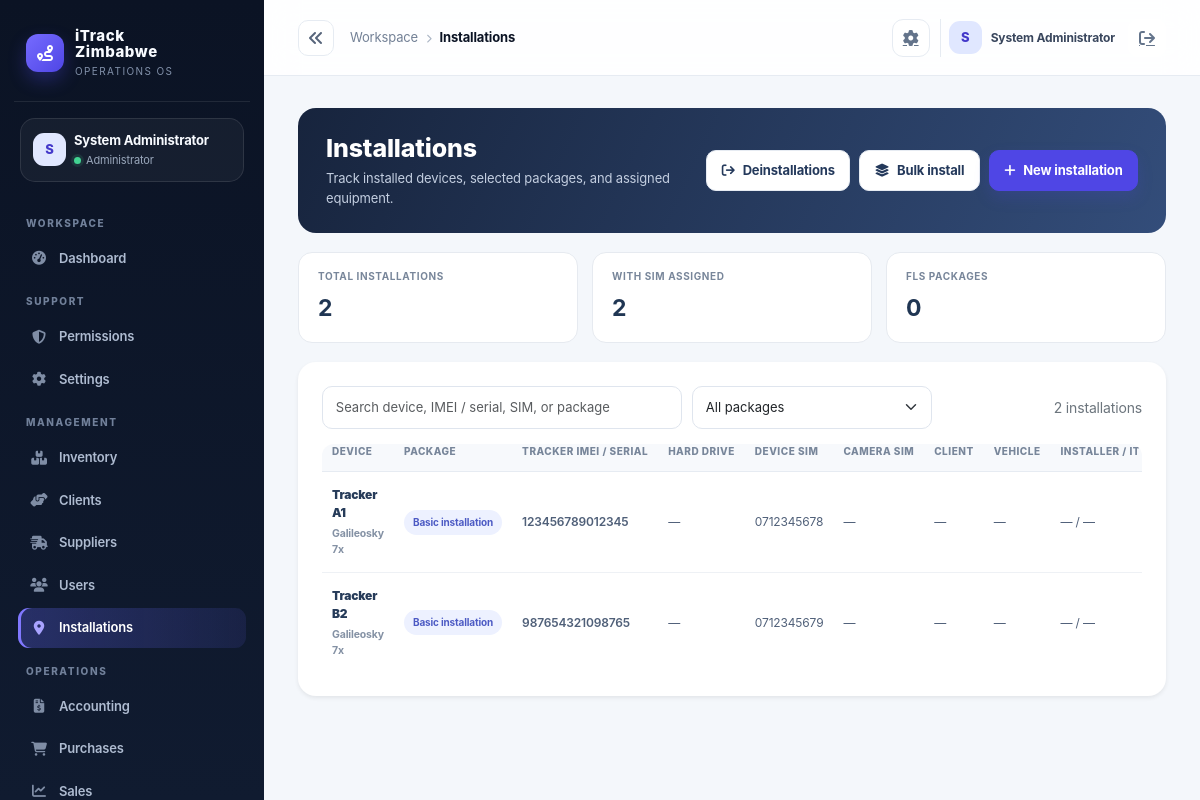
The app's page /index.php?controller=gps (signed in) with its own data.
### tables this page shows
CREATE TABLE IF NOT EXISTS gps_devices (
  id INT AUTO_INCREMENT PRIMARY KEY,
  device_name VARCHAR(150) NOT NULL,
  device_type VARCHAR(80) NOT NULL DEFAULT 'Galileosky 7x',
  package_type VARCHAR(100) NOT NULL DEFAULT 'Basic installation',
  imei VARCHAR(100) NULL UNIQUE,
  serial VARCHAR(100),
  sim_number VARCHAR(50),
  tracker_product_id INT NULL,
  fls_product_id INT NULL,
  camera_product_id INT NULL,
  sim_product_id INT NULL,
  camera_sim_product_id INT NULL,
  fls_serial VARCHAR(100),
  camera_serial VARCHAR(100),
  camera_sim_number VARCHAR(50),
  hard_drive_product_id INT NULL,
  hard_drive_serial VARCHAR(100),
  client_id INT NULL,
  installer_id INT NULL,
  support_id INT NULL,
  registration_number VARCHAR(100),
  chassis_number VARCHAR(100),
  deinstalled_at DATETIME NULL,
  status VARCHAR(50) NOT NULL DEFAULT 'available',
  installed_at DATETIME NULL,
  created_at TIMESTAMP DEFAULT CURRENT_TIMESTAMP
);

### app/controllers/GPSController.php (called while the page is built, shortened)
<?php
class GPSController extends Controller
{
    private GPSDevice $gpsModel;
    public function __construct()
    {
        $this->gpsModel = new GPSDevice();
    }
    public function index(): void
    {
        $this->view('gps/index', [
            'title' => 'Installations',
            'devices' => $this->gpsModel->all(),
        ]);
    }
}

### public/index.php (called while the page is built, shortened)
<?php
$uri = $_SERVER['REQUEST_URI'] ?? '/';
$controllerKey = $_GET['controller'] ?? null;
$actionKey = $_GET['action'] ?? null;
$route = $controllerKey ? [
    'controller' => ucfirst($controllerKey) . 'Controller',
    'action' => $actionKey ?? 'index',
] : Router::route($uri);
$actionName = $route['action'];
$controller = new $controllerName();
$controller->$actionName();

### app/core/Model.php (called while the page is built, shortened)
<?php
require_once dirname(__DIR__) . '/config/database.php';
abstract class Model
{
    protected PDO $db;
    public function __construct()
    {
        $this->db = Database::getInstance();
    }
    protected function fetchAll(string $sql, array $params = []): array
    {
        $stmt = $this->db->prepare($sql);
        $stmt->execute($params);
        return $stmt->fetchAll();
    }
    protected function execute(string $sql, array $params = []): int
    {
        $stmt = $this->db->prepare($sql);
        $stmt->execute($params);
        return $stmt->rowCount();
    }
}

### app/config/env.php (called while the page is built, shortened)
<?php
function loadEnv(): array
{
    static $loaded = null;
    if ($loaded !== null) {
        return $loaded;
    }
    $loaded = [];
    $envPath = dirname(__DIR__, 2) . '/.env';
    if (!is_readable($envPath)) {
        return $loaded;
    }
    return $loaded;
}
function env(string $key, $default = null)
{
    $value = getenv($key);
    $vars = loadEnv();
    return $default;
}

### app/config/app.php (called while the page is built)
<?php
require_once __DIR__ . '/env.php';
return [
    'app_name' => env('APP_NAME', 'iTrack Zimbabwe'),
    'environment' => strtolower((string) env('APP_ENV', 'development')),
    'db_driver' => strtolower((string) env('DB_DRIVER', 'auto')),
    'db_sqlite_path' => (string) env('DB_SQLITE_PATH', dirname(__DIR__, 2) . '/storage/itrack.sqlite'),
    'allow_registration' => filter_var(env('APP_ALLOW_REGISTRATION', !in_array(strtolower((string) env('APP_ENV', 'development')), ['prod', 'production'], true)), FILTER_VALIDATE_BOOLEAN),
    'session_secure' => filter_var(env('APP_SESSION_SECURE', false), FILTER_VALIDATE_BOOLEAN),
    'resend_api_key' => (string) env('RESEND_API_KEY', ''),
    'mail_from' => env('MAIL_FROM', 'onboarding@resend.dev'),
    'public_url' => rtrim((string) env('APP_PUBLIC_URL', ''), '/'),
    'debug' => filter_var(env('APP_DEBUG', false), FILTER_VALIDATE_BOOLEAN),
    'base_url' => env('APP_BASE_URL', '/itrack-zimbabwe'),
    'db' => [
        'host' => env('DB_HOST', '127.0.0.1'),
        'port' => env('DB_PORT', '3306'),
        'name' => env('DB_NAME', 'itrack_zimbabwe'),
        'user' => env('DB_USER', 'root'),
        'pass' => env('DB_PASS', ''),
    ],
    'session_name' => env('SESSION_NAME', 'itrack_session'),
    'csrf_token_name' => env('CSRF_TOKEN_NAME', 'csrf_token'),
    'upload_dir' => env('UPLOAD_DIR', dirname(__DIR__, 1) . '/uploads'),
    'openrouter_api_key' => env('OPENROUTER_API_KEY', ''),
    'openrouter_model' => env('OPENROUTER_MODEL', 'openrouter/free'),
];

### app/config/database.php (called while the page is built, shortened)
<?php
require_once dirname(__DIR__) . '/config/app.php';
class Database
{
    private static ?PDO $instance = null;
    public static function getInstance(): PDO
    {
        if (self::$instance === null) {
            $config = require dirname(__DIR__) . '/config/app.php';
            $mysqlEnabled = extension_loaded('pdo_mysql');
            if ($config['db_driver'] === 'sqlite') {
                self::$instance = self::createSqliteInstance($config);
            } elseif ($config['db_driver'] === 'mysql' || ($config['db_driver'] === 'auto' && $mysqlEnabled)) {
                try {
                    $dsn = sprintf('mysql:host=%s;port=%s;dbname=%s;charset=utf8mb4', $config['db']['host'], $config['db']['port'], $config['db']['name']);
                    self::$instance = new PDO($dsn, $config['db']['user'], $config['db']['pass'], [
                        PDO::ATTR_ERRMODE => PDO::ERRMODE_EXCEPTION,
                        PDO::ATTR_DEFAULT_FETCH_MODE => PDO::FETCH_ASSOC,
                        PDO::ATTR_EMULATE_PREPARES => false,
                    ]);
                } catch (PDOException $exception) {
                    if ($config['environment'] === 'production' || $config['db_driver'] === 'mysql') {
                        throw new RuntimeException('Unable to connect to the configured MySQL database.', 0, $exception);
                    }
                    self::$instance = self::createSqliteInstance($config);
                }
            } else {
                if ($config['environment'] === 'production' && $config['db_driver'] !== 'sqlite') {
                    throw new RuntimeException('Production requires DB_DRIVER=mysql or an explicit DB_DRIVER=sqlite configuration.');
                }
                self::$instance = self::createSqliteInstance($config);
            }
        }
        return self::$instance;
    }
}

### app/models/GPSDevice.php (called while the page is built, shortened)
<?php
require_once dirname(__DIR__) . '/core/Model.php';
class GPSDevice extends Model
{
    public function all(): array
    {
        return $this->fetchAll('SELECT g.*, c.company_name AS client_name, i.name AS installer_name, s.name AS support_name FROM gps_devices g LEFT JOIN clients c ON c.id = g.client_id LEFT JOIN users i ON i.id = g.installer_id LEFT JOIN users s ON s.id = g.support_id ORDER BY g.device_name ASC');
    }
}

### app/views/gps/index.php (the view, shortened to what this page needs)
<?php
$devices = $devices ?? [];
$withSim = count(array_filter($devices, static fn($device) => trim((string)($device['sim_number'] ?? '')) !== '' || trim((string)($device['camera_sim_number'] ?? '')) !== ''));
$withFittings = count(array_filter($devices, static fn($device) => in_array($device['package_type'] ?? '', ['Basic + FLS', 'Basic + FLS + Camera'], true)));
$esc = static fn($value) => htmlspecialchars((string)$value, ENT_QUOTES, 'UTF-8');
?>
<section class="install-hero"><div><h1>Installations</h1><p>Track installed devices, selected packages, and assigned equipment.</p></div><div class="install-hero-actions"><a class="btn btn-light" href="/index.php?controller=gps&action=deinstallations"><i class="fa-solid fa-arrow-right-from-bracket me-2"></i>Deinstallations</a><a class="btn btn-light" href="/index.php?controller=gps&action=createBulk"><i class="fa-solid fa-layer-group me-2"></i>Bulk install</a><a class="btn btn-primary" href="/index.php?controller=gps&action=create"><i class="fa-solid fa-plus me-2"></i>New installation</a></div></section>
<div class="install-stats"><div class="install-stat"><span>Total installations</span><strong><?= count($devices) ?></strong></div><div class="install-stat"><span>With SIM assigned</span><strong><?= $withSim ?></strong></div><div class="install-stat"><span>FLS packages</span><strong><?= $withFittings ?></strong></div></div>
<div class="card shadow-sm border-0"><div class="card-body p-3 p-lg-4">
    <div class="install-tools"><input class="form-control" id="installation-search" type="search" placeholder="Search device, IMEI / serial, SIM, or package"><select class="form-select" id="installation-package" style="max-width:240px"><option value="">All packages</option><?php foreach ($packages as $package): ?><option value="<?= $esc($package) ?>"><?= $esc($package) ?></option><?php endforeach; ?></select><span class="ms-auto small text-secondary" id="installation-count"><?= count($devices) ?> installations</span></div>
    <div class="table-responsive"><table class="table install-table align-middle mb-0"><thead><tr><th>Device</th><th>Package</th><th>Tracker IMEI / serial</th><th>Hard drive</th><th>Device SIM</th><th>Camera SIM</th><th>Client</th><th>Vehicle</th><th>Installer / IT support</th><th>Installed date</th><th>Status</th><th class="text-end">Actions</th></tr></thead><tbody id="installation-rows">
    <?php foreach ($devices as $device): $name = (string)($device['device_name'] ?? ''); $type = (string)($device['device_type'] ?? '—'); $package = (string)($device['package_type'] ?? 'Basic'); $imei = $package === 'Camera only' ? '' : (string)($device['imei'] ?? ''); $sim = (string)($device['sim_number'] ?? ''); ?>
        <?php $cameraSim = trim((string)($device['camera_sim_number'] ?? '')); $registration = trim((string)($device['registration_number'] ?? '')); $chassis = trim((string)($device['chassis_number'] ?? '')); $status = (string)($device['status'] ?? 'installed'); ?>
        <?php $hardDrive = trim((string)($device['hard_drive_serial'] ?? '')); ?>
        <tr data-package="<?= $esc($package) ?>" data-search="<?= $esc(strtolower($name.' '.$type.' '.$package.' '.$imei.' '.$sim.' '.$cameraSim.' '.$hardDrive.' '.($device['client_name'] ?? '').' '.$registration.' '.$chassis)) ?>"><td><div class="install-device"><strong><?= $esc($name ?: $type) ?></strong><small><?= $esc($type) ?></small></div></td><td><span class="install-package"><?= $esc($package) ?></span></td><td class="fw-semibold"><?= $esc($imei ?: '—') ?></td><td><?= $esc($hardDrive ?: '—') ?></td><td><?= $esc($sim ?: '—') ?></td><td><?= $esc($cameraSim ?: '—') ?></td><td><?= $esc($device['client_name'] ?? '—') ?></td><td><?= $esc(trim($registration.' '.$chassis) ?: '—') ?></td><td><?= $esc(($device['installer_name'] ?? '—').' / '.($device['support_name'] ?? '—')) ?></td></tr>
    <?php endforeach; ?>
    </tbody></table>
    <div class="install-empty d-none" id="installation-no-results">No installations match your search.</div></div>
</div></div>

### app/views/layouts/main.php (style rules this page uses)
:root { --ink:#0b1324; --ink-2:#111d33; --muted:#738096; --line:#e6ebf2; --canvas:#f4f7fb; --card:#fff; --brand:#4f46e5; --brand-2:#6d5dfc; --mint:#13b981; --amber:#f59e0b; --danger:#e25555; --shadow:0 16px 40px rgba(15,23,42,.06); }
* { box-sizing:border-box; }
body { background:var(--canvas); color:var(--ink); margin:0; font-family:Inter,ui-sans-serif,system-ui,-apple-system,"Segoe UI",sans-serif; letter-spacing:-.01em; }
a { color:inherit; }
.card { border:1px solid var(--line); border-radius:18px; background:var(--card); box-shadow:var(--shadow); }
.card .card-body { padding:22px; }
.btn { border-radius:10px; font-weight:700; font-size:13px; padding:.63rem .9rem; }
.btn-primary { background:var(--brand); border-color:var(--brand); box-shadow:0 7px 15px rgba(79,70,229,.18); }
.btn-light { border:1px solid var(--line); background:#fff; }
.table { margin:0; font-size:13px; }
.table thead th { color:#8a96a8; border-bottom:1px solid var(--line); text-transform:uppercase; letter-spacing:.08em; font-size:10px; font-weight:800; padding:0 10px 12px; white-space:nowrap; }
.table tbody td { padding:14px 10px; border-color:#eef1f5; color:#526076; vertical-align:middle; }
.table tbody tr:last-child td { border-bottom:0; }
.table tbody td:first-child { color:var(--ink); font-weight:750; }
.form-control,.form-select { border-color:#dfe5ee; border-radius:10px; font-size:13px; padding:.7rem .8rem; }
.table-responsive { border-radius:12px; }

### app/views/gps/index.php (style rules this page uses)
.install-hero { display:flex;justify-content:space-between;align-items:center;gap:20px;padding:25px 28px;margin-bottom:19px;border-radius:18px;background:linear-gradient(115deg,#17243d,#334d7a);color:#fff }
.install-hero h1 { margin:0 0 6px;font-size:25px;font-weight:800 }
.install-hero p { margin:0;color:#c3cee0;font-size:13px }
.install-hero-actions { display:flex;gap:9px;white-space:nowrap }
.install-hero-actions .btn-light { color:#24395b }
.install-stats { display:grid;grid-template-columns:repeat(3,minmax(0,1fr));gap:14px;margin-bottom:19px }
.install-stat { padding:16px 19px;border:1px solid #e6eaf0;border-radius:14px;background:#fff }
.install-stat span { display:block;color:#78869a;font-size:10px;font-weight:700;text-transform:uppercase;letter-spacing:.06em }
.install-stat strong { display:block;margin-top:7px;color:#203653;font-size:23px }
.install-tools { display:flex;align-items:center;gap:10px;margin-bottom:15px }
.install-tools input { max-width:360px }
.install-table { min-width:860px }
.install-table thead th { font-size:10px;text-transform:uppercase;letter-spacing:.05em;color:#78869a;background:#f7f9fc;white-space:nowrap }
.install-table tbody td { font-size:12px;color:#506079 }
.install-device { display:grid;gap:4px }
.install-device strong { color:#263b59;font-size:12px }
.install-device small { color:#8491a4 }
.install-package { display:inline-flex;padding:5px 9px;border-radius:999px;background:#edf1ff;color:#4c5ac4;font-size:10px;font-weight:750;white-space:nowrap }

### records on screen
gps_devices: device_name "Tracker A1", device_type "Galileosky 7x", package_type "Basic installation", imei "123456789012345", hard_drive_serial "—", sim_number "0712345678", camera_sim_number "—", client_name "—", $esc(trim($registration.' '.$chassis) ?: '—') "—", support_name "— / —"
gps_devices: device_name "Tracker B2", device_type "Galileosky 7x", package_type "Basic installation", imei "987654321098765", hard_drive_serial "—", sim_number "0712345679", camera_sim_number "—", client_name "—", $esc(trim($registration.' '.$chassis) ?: '—') "—", support_name "— / —"

### other values on screen
$initials "S"
$user['name'] "System Administrator"
$role "Administrator"
$group "WORKSPACE"
$item['label'] "Dashboard"
$group "SUPPORT"
$item['label'] "Permissions"
$item['label'] "Settings"
$group "MANAGEMENT"
$item['label'] "Inventory"
$item['label'] "Clients"
$item['label'] "Suppliers"
$item['label'] "Users"
$item['label'] "Installations"
$group "OPERATIONS"
